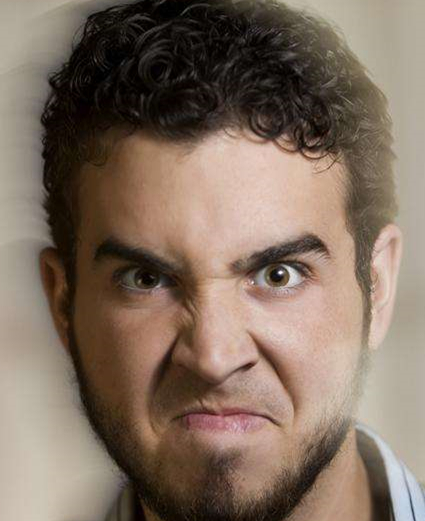
#> input picture demo/1.jpg, 425 x 521 px, found by its file name
$ python pi_demo.py
#> lines starting #> are read from the running program, lines starting #| are printed output that depends on the picture
from armv7l.openvino.inference_engine import IENetwork, IEPlugin
import numpy as np
import cv2
import os
import time

imagenet_mean = np.array([104., 117., 124.], dtype=np.float32)

class_names = ['Angry', 'Disgust', 'Fear', 'Happy', 'Sad', 'Surprise', 'Neutral']
t_prediction = 0

image = cv2.imread('/home/pi/Desktop/Expression5/1.jpg')
#> image is the input picture: shape (521, 425, 3); mean B, G, R 96.3, 110.7, 128.7
img = cv2.resize(image.astype(np.float32), (44, 44))
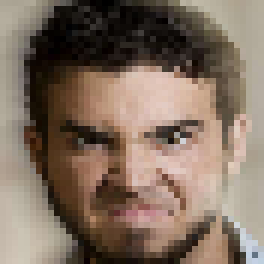
#> img: shape (44, 44, 3) float32 (shown 6 times larger); mean B, G, R 96.3, 110.7, 128.7
img -= imagenet_mean
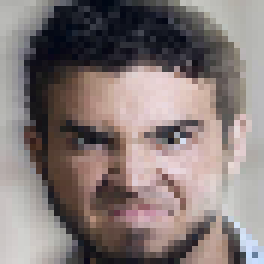
#> img: shape (44, 44, 3) float32 (shown 6 times larger); mean B, G, R -7.7, -6.3, 4.7; drawn with min black and max white
img = img.reshape((1, 44, 44, 3))
img = img.transpose((0, 3, 1, 2))

model_xml_CPU = '/home/pi/Desktop/Expression5/models/torch_model.xml'
model_bin_CPU = '/home/pi/Desktop/Expression5/models/torch_model.bin'

#> (the run stopped early here; a loop or call above may not have finished)

$ run again, with demo/2.jpg copied over demo/1.jpg
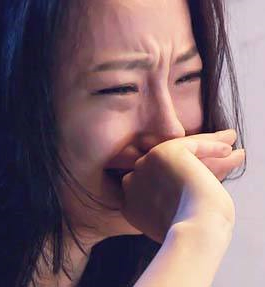
#> input picture demo/2.jpg, 265 x 287 px, found by its file name
#> image is the input picture: shape (287, 265, 3); mean B, G, R 108.2, 100.7, 125.2
#> `img = cv2.resize(image.astype(np.float32), (44, 44))`:
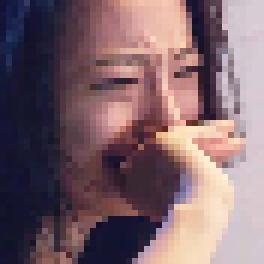
#> img: shape (44, 44, 3) float32 (shown 6 times larger); mean B, G, R 108.3, 100.7, 125.2
